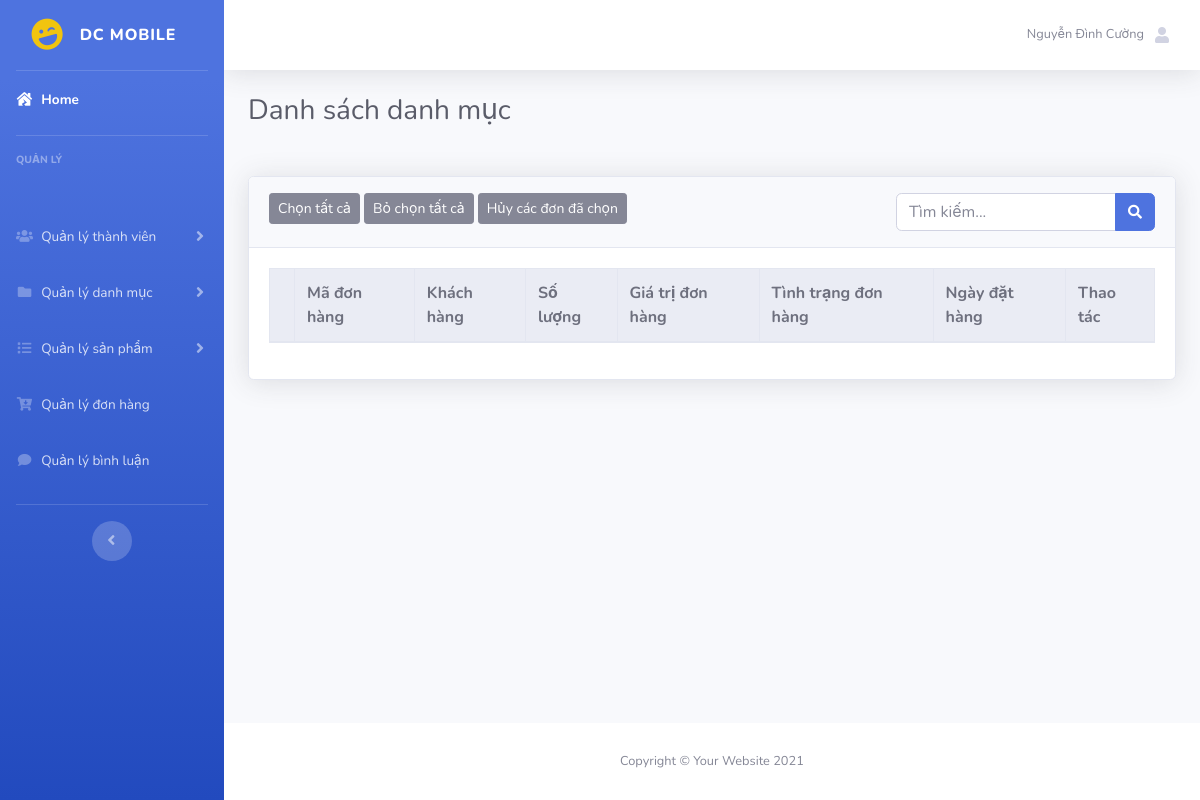
/admin/index.php?act=listdh (signed in), run on an earlier commit of the app's database.
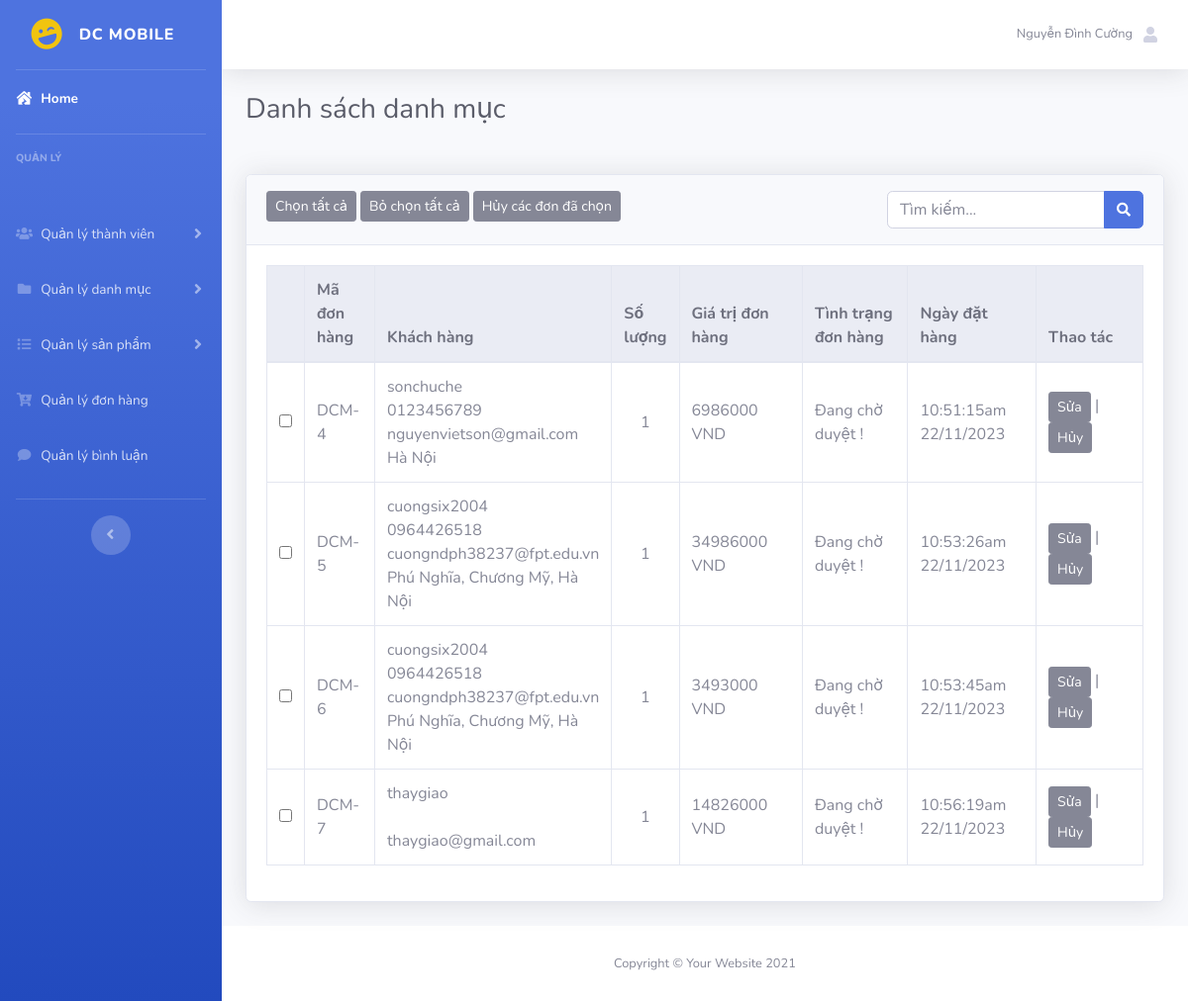
And on a later commit of the database.
### tables this page shows
CREATE TABLE `donhang` (
  `id` int(5) NOT NULL,
  `idtaikhoan` int(5) NOT NULL,
  `hovaten` varchar(255) NOT NULL,
  `diachi` varchar(255) NOT NULL,
  `sodienthoai` varchar(255) NOT NULL,
  `email` varchar(255) NOT NULL,
  `phuongthuctt` tinyint(1) NOT NULL DEFAULT 0 COMMENT '0. thanh toán khi nhận hàng 1. Chuyển khoản ',
  `ngaydathang` varchar(50) DEFAULT NULL,
  `tongtien` int(10) NOT NULL DEFAULT 0,
  `trangthai` tinyint(1) NOT NULL DEFAULT 0 COMMENT '0. Đang chờ duyệt 1. Đã duyệt'
);

CREATE TABLE `taikhoan` (
  `id` int(5) NOT NULL,
  `hovaten` varchar(50) DEFAULT NULL,
  `tendangnhap` varchar(50) NOT NULL,
  `matkhau` varchar(50) NOT NULL,
  `email` varchar(255) NOT NULL,
  `sodienthoai` varchar(20) DEFAULT NULL,
  `diachi` varchar(255) DEFAULT NULL,
  `role` tinyint(5) NOT NULL DEFAULT 0
);

### model/pdo.php (called while the page is built, shortened)
<?php
function pdo_get_connection(){
    $servername = "localhost";
    $username = "root";
    $password = "";
    try {
        $conn = new PDO("mysql:host=$servername;dbname=du_an_1", $username, $password);
        $conn->setAttribute(PDO::ATTR_ERRMODE, PDO::ERRMODE_EXCEPTION);
        return $conn;
    } catch(PDOException $e) {
        echo "Connection failed: " . $e->getMessage();
    }
}
function pdo_query($sql){
    $sql_args=array_slice(func_get_args(),1);
    try{
        $conn=pdo_get_connection();
        $stmt=$conn->prepare($sql);
        $stmt->execute($sql_args);
        $rows=$stmt->fetchAll();
        return $rows;
    }
    catch(PDOException $e){
        throw $e;
    }
    finally{
        unset($conn);
    }
}
?>

### model/donhang.php (called while the page is built, shortened)
<?php
    function load_all_dh($kyw){
        $query="SELECT donhang.*, taikhoan.tendangnhap FROM donhang INNER JOIN taikhoan ON donhang.idtaikhoan=taikhoan.id WHERE 1";
        $query .=" ORDER BY id asc";
        return pdo_query($query);
    }
?>

### admin/donhang/list.php (the view, shortened to what the changed rows need)
<div class="container-fluid">
                   <h1 class="h3 mb-2 text-gray-800 mb-5">Danh sách danh mục</h1>
                   <div class="card shadow mb-4">
                       <div class="card-body">
                           <div class="table-responsive">
                               <table class="table table-bordered" width="100%" cellspacing="0">
                                   <thead class="thead-light">
                                       <tr>
                                           <th></th>
                                           <th>Mã đơn hàng</th>
                                           <th>Khách hàng</th>
                                           <th>Số lượng</th>
                                           <th>Giá trị đơn hàng</th>
                                           <th>Tình trạng đơn hàng</th>
                                           <th>Ngày đặt hàng</th>
                                           <th>Thao tác</th>
                                       </tr>
                                   </thead>
                                   <tbody>
                                       <?php
                                       foreach ($listdh as $dh) {
                                           extract($dh);
                                           if($trangthai==0) $trangthai="Đang chờ duyệt !";
                                           else $trangthai="Đã duyệt đơn !";
                                           echo '<tr>
                                                   <td class="text-center align-middle"><input type="checkbox" name="select" id=""></td>
                                                   <td class="col-1 align-middle">DCM-'.$id.'</td>
                                                   <td class="col-3 align-middle">
                                                       '.$tendangnhap.' <br>
                                                       '.$sodienthoai.' <br>
                                                       '.$email.' <br>
                                                       '.$diachi.'
                                                   </td>
                                                   <td class="text-center align-middle">1</td>
                                                   <td  class="col-2 align-middle">'.$tongtien.' VND</td>
                                                   <td  class="col-2 align-middle">'.$trangthai.'</td>
                                                   <td class="col-2 align-middle">'.$ngaydathang.'</td>
                                                   <td class="col-2 align-middle"><a href="?act=suadh&id='.$id.'"><button class="btn btn-secondary btn-sm">Sửa</button></a> |
                                                       <a href="?act=xoadh&id='.$id.'"><button class="btn btn-secondary btn-sm">Hủy</button></a></td>
                                               </tr>';
                                       }
                                       ?>
                                   </tbody>
                               </table>
                           </div>
                       </div>
                   </div>
               </div>

What changed in the data, as far as the page shows it:
added donhang: id "4", idtaikhoan.tendangnhap "sonchuche", sodienthoai "0123456789", email "nguyenvietson@gmail.com", diachi "Hà Nội", tongtien "6986000", trangthai "Đang chờ duyệt !", ngaydathang "10:51:15am 22/11/2023"
added donhang: id "5", idtaikhoan.tendangnhap "cuongsix2004", sodienthoai "0964426518", email "cuongndph38237@fpt.edu.vn", diachi "Phú Nghĩa, Chương Mỹ, Hà Nội", tongtien "34986000", trangthai "Đang chờ duyệt !", ngaydathang "10:53:26am 22/11/2023"
added donhang: id "6", idtaikhoan.tendangnhap "cuongsix2004", sodienthoai "0964426518", email "cuongndph38237@fpt.edu.vn", diachi "Phú Nghĩa, Chương Mỹ, Hà Nội", tongtien "3493000", trangthai "Đang chờ duyệt !", ngaydathang "10:53:45am 22/11/2023"
added donhang: id "7", idtaikhoan.tendangnhap "thaygiao", email "thaygiao@gmail.com", tongtien "14826000", trangthai "Đang chờ duyệt !", ngaydathang "10:56:19am 22/11/2023"
